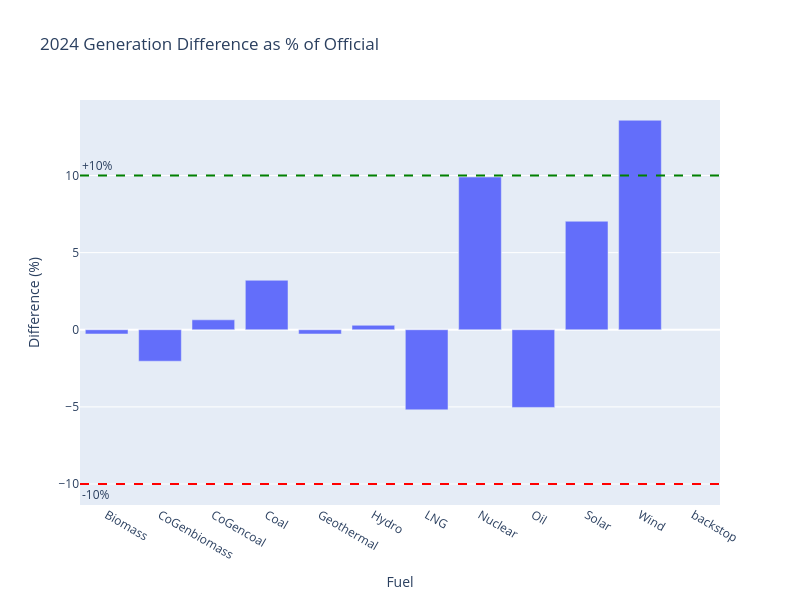

Notebook code for this chart:
### Code cell
# --- CALIBRATION 1B: GENERATION 2024 COMPARISON (%)- Official data vs model --- #

# (PyPSA – Official) / Official * 100
percent_diff = (gen['gen_pypsa'] - gen['gen_act']) / gen['gen_act'] * 100

fig = go.Figure()

fig.add_trace(go.Bar(
    x=gen['Fuel'],
    y=percent_diff,
    name='PyPSA vs Official %Δ',
))

# Add ±10% reference lines
fig.add_hline(
    y=10,
    line_dash='dash',
    line_color='green',
    annotation_text='+10%',
    annotation_position='top left'
)
fig.add_hline(
    y=-10,
    line_dash='dash',
    line_color='red',
    annotation_text='-10%',
    annotation_position='bottom left'
)

# Final layout tweaks
fig.update_layout(
    title_text='2024 Generation Difference as % of Official',
    xaxis_title='Fuel',
    yaxis_title='Difference (%)',
    width=800,
    height=600,
    showlegend=False
)

fig.show()

# Annotate the % of generation

### Figure 1 — Plotly figure (JSON) as saved in the notebook; plotly's stock layout.template omitted (floating-point values rounded to 4 significant figures)
{"data": [{"name": "PyPSA vs Official %Δ", "type": "bar", "x": ["Biomass", "CoGenbiomass", "CoGencoal", "Coal", "Geothermal", "Hydro", "LNG", "Nuclear", "Oil", "Solar", "Wind", "backstop"], "y": [-0.2733, -2.039, 0.6439, 3.207, -0.2733, 0.2879, -5.192, 9.903, -5.035, 7.034, 13.58, NaN]}], "layout": {"annotations": [{"showarrow": false, "text": "+10%", "x": 0, "xanchor": "left", "xref": "x domain", "y": 10, "yanchor": "bottom", "yref": "y"}, {"showarrow": false, "text": "-10%", "x": 0, "xanchor": "left", "xref": "x domain", "y": -10, "yanchor": "top", "yref": "y"}], "height": 600, "shapes": [{"line": {"color": "green", "dash": "dash"}, "type": "line", "x0": 0, "x1": 1, "xref": "x domain", "y0": 10, "y1": 10, "yref": "y"}, {"line": {"color": "red", "dash": "dash"}, "type": "line", "x0": 0, "x1": 1, "xref": "x domain", "y0": -10, "y1": -10, "yref": "y"}], "showlegend": false, "title": {"text": "2024 Generation Difference as % of Official"}, "width": 800, "xaxis": {"title": {"text": "Fuel"}}, "yaxis": {"title": {"text": "Difference (%)"}}}}
